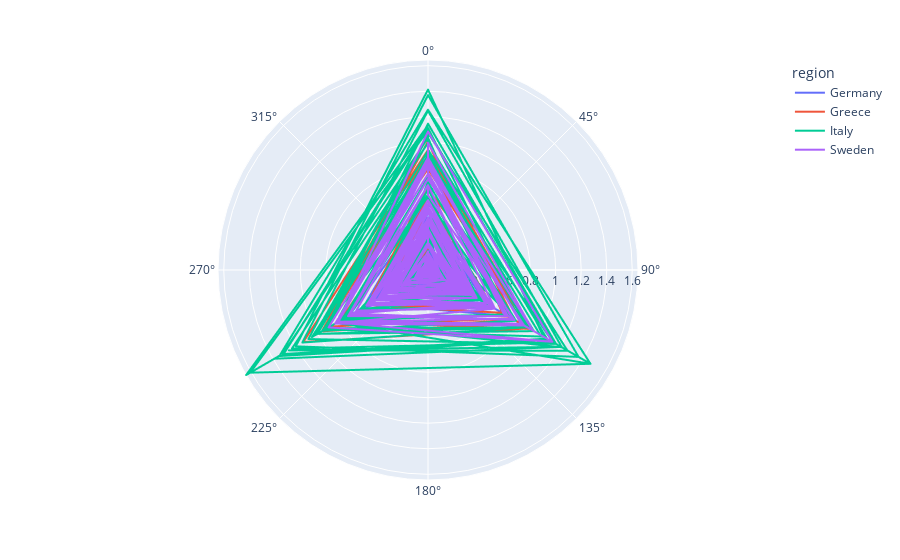

Write notebook code for a chart like this one.
### Code cell
px.line_polar(subset_radial_plot, r='death rate', theta='theta', color='region')

### Figure 1 — Plotly figure (JSON) as saved in the notebook; plotly's stock layout.template omitted (floating-point values rounded to 4 significant figures; data arrays with more than 128 entries replaced by an {"elided": "..."} marker saying what was removed)
{"data": [{"hovertemplate": "region=Germany<br>death rate=%{r}<br>theta=%{theta}<extra></extra>", "legendgroup": "Germany", "line": {"color": "#636efa", "dash": "solid"}, "marker": {"symbol": "circle"}, "mode": "lines", "name": "Germany", "r": {"elided": "337 float values"}, "showlegend": true, "subplot": "polar", "theta": {"elided": "337 int values"}, "type": "scatterpolargl"}, {"hovertemplate": "region=Greece<br>death rate=%{r}<br>theta=%{theta}<extra></extra>", "legendgroup": "Greece", "line": {"color": "#EF553B", "dash": "solid"}, "marker": {"symbol": "circle"}, "mode": "lines", "name": "Greece", "r": {"elided": "335 float values"}, "showlegend": true, "subplot": "polar", "theta": {"elided": "335 int values"}, "type": "scatterpolargl"}, {"hovertemplate": "region=Italy<br>death rate=%{r}<br>theta=%{theta}<extra></extra>", "legendgroup": "Italy", "line": {"color": "#00cc96", "dash": "solid"}, "marker": {"symbol": "circle"}, "mode": "lines", "name": "Italy", "r": {"elided": "335 float values"}, "showlegend": true, "subplot": "polar", "theta": {"elided": "335 int values"}, "type": "scatterpolargl"}, {"hovertemplate": "region=Sweden<br>death rate=%{r}<br>theta=%{theta}<extra></extra>", "legendgroup": "Sweden", "line": {"color": "#ab63fa", "dash": "solid"}, "marker": {"symbol": "circle"}, "mode": "lines", "name": "Sweden", "r": {"elided": "337 float values"}, "showlegend": true, "subplot": "polar", "theta": {"elided": "337 int values"}, "type": "scatterpolargl"}], "layout": {"legend": {"title": {"text": "region"}, "tracegroupgap": 0}, "margin": {"t": 60}, "polar": {"angularaxis": {"direction": "clockwise", "rotation": 90}, "domain": {"x": [0, 1], "y": [0, 1]}}}}
